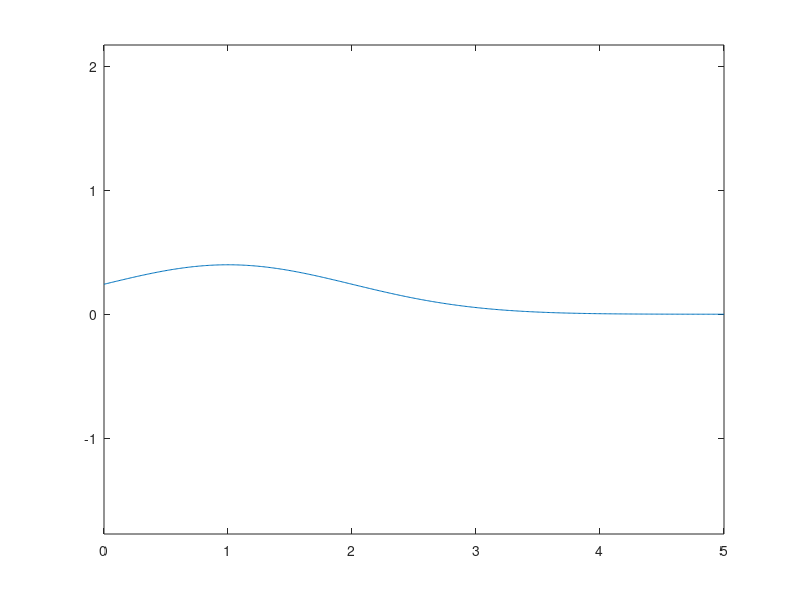
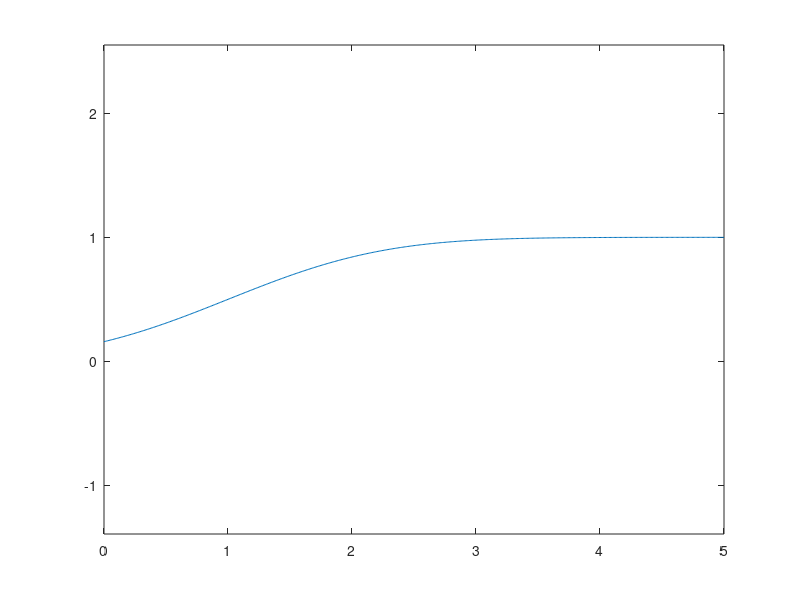
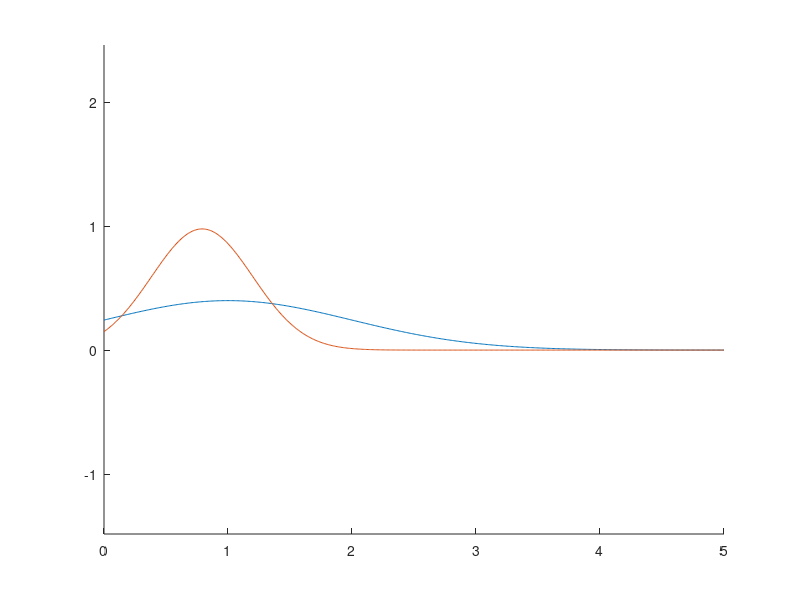
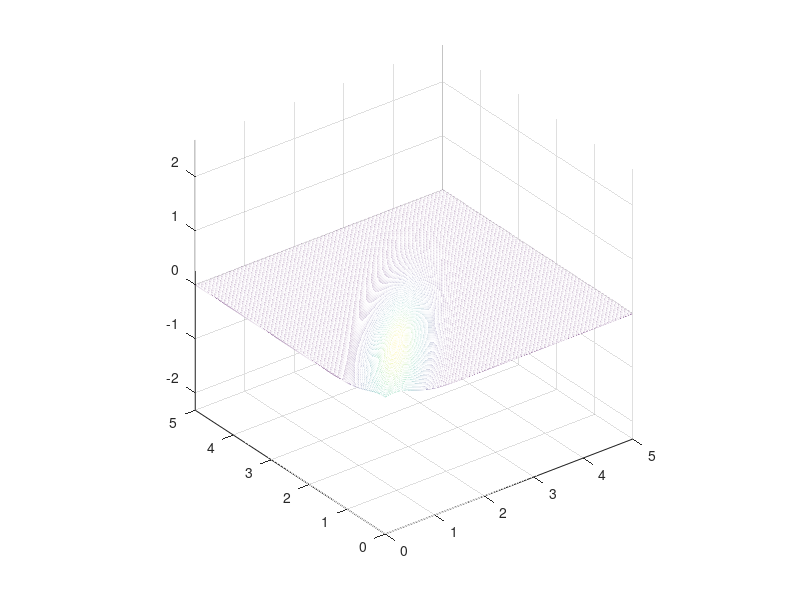

MATLAB code to generate these figures, in order:
clc
close all
%%% part a %%%
X=(0:0.01:5);
Y=normpdf(X,1,1);
plot(X,Y)
axis equal
figure

%%% part b %%%
Y1=normcdf(X,1,1);
plot(X,Y1)
axis equal
figure

%%% part c %%%
z = 0.75;
fun = @ (x) normpdf(x,1,1).*normpdf(z,x,0.2^0.5);
p_z = integral(fun,-Inf,Inf);
p_xgivenz=normpdf(X,1,1).*normpdf(0.75,X,0.2^0.5)/p_z;
hold on
plot(X,Y)


plot(X,p_xgivenz)
axis equal

figure

%%% part e %%%
[x,z]=meshgrid(0:0.01:5);
mesh(x,z,normpdf(x,1,1).*normpdf(z,x,0.2^0.5))
axis equal
